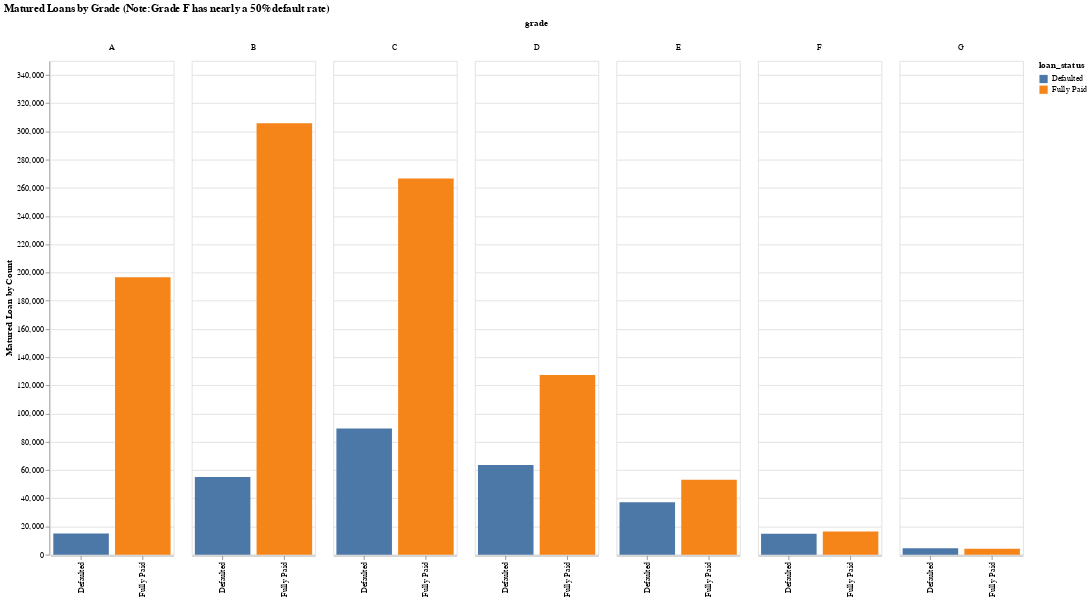

The notebook cell saved with this chart:
### Code cell
chart_data_default = eda_group_data.groupby(['grade', 'loan_status'
                                            ])['loan_status_count',
                                               'funded_amnt',
                                                    ].agg({ 'funded_amnt':'sum',
                                                            'loan_status_count':'count'
                                                          }).reset_index()

map_default_status = {0:'Defaulted', 1:'Fully Paid'}

chart_data_default['loan_status'] = chart_data_default['loan_status'].map(map_default_status)

alt.Chart(chart_data_default).mark_bar().encode(
    x=alt.X(field='loan_status',type='nominal',axis=alt.Axis(title='')),
    y=alt.Y(field='loan_status_count',type='quantitative',axis=alt.Axis(title='Matured Loan by Count')),
    color='loan_status:N',
    column = 'grade:N',
    tooltip=['loan_status:N', 'grade','funded_amnt:Q'],
).properties(width=150, height=600,title='Matured Loans by Grade (Note:Grade F has nearly a 50% default rate)')

### Figure 1 — Vega-Lite specification as saved in the notebook (floating-point values rounded to 4 significant figures)
{"$schema": "https://vega.github.io/schema/vega-lite/v2.6.0.json", "config": {"view": {"height": 300, "width": 400}}, "data": {"name": "data-844af23a0c82cbba98be2dff019a777e"}, "datasets": {"data-844af23a0c82cbba98be2dff019a777e": [{"funded_amnt": 207652625, "grade": "A", "loan_status": "Defaulted", "loan_status_count": 14941}, {"funded_amnt": 2723184900, "grade": "A", "loan_status": "Fully Paid", "loan_status_count": 196617}, {"funded_amnt": 755901400, "grade": "B", "loan_status": "Defaulted", "loan_status_count": 55106}, {"funded_amnt": 4020603625, "grade": "B", "loan_status": "Fully Paid", "loan_status_count": 305868}, {"funded_amnt": 1333423950, "grade": "C", "loan_status": "Defaulted", "loan_status_count": 89511}, {"funded_amnt": 3728886375, "grade": "C", "loan_status": "Fully Paid", "loan_status_count": 266724}, {"funded_amnt": 1023676625, "grade": "D", "loan_status": "Defaulted", "loan_status_count": 63581}, {"funded_amnt": 1899743325, "grade": "D", "loan_status": "Fully Paid", "loan_status_count": 127375}, {"funded_amnt": 675050825, "grade": "E", "loan_status": "Defaulted", "loan_status_count": 37104}, {"funded_amnt": 922213325, "grade": "E", "loan_status": "Fully Paid", "loan_status_count": 53123}, {"funded_amnt": 290343375, "grade": "F", "loan_status": "Defaulted", "loan_status_count": 14785}, {"funded_amnt": 308217500, "grade": "F", "loan_status": "Fully Paid", "loan_status_count": 16453}, {"funded_amnt": 94995550, "grade": "G", "loan_status": "Defaulted", "loan_status_count": 4623}, {"funded_amnt": 87914750, "grade": "G", "loan_status": "Fully Paid", "loan_status_count": 4229}]}, "encoding": {"color": {"field": "loan_status", "type": "nominal"}, "column": {"field": "grade", "type": "nominal"}, "tooltip": [{"field": "loan_status", "type": "nominal"}, {"field": "grade", "type": "nominal"}, {"field": "funded_amnt", "type": "quantitative"}], "x": {"axis": {"title": ""}, "field": "loan_status", "type": "nominal"}, "y": {"axis": {"title": "Matured Loan by Count"}, "field": "loan_status_count", "type": "quantitative"}}, "height": 600, "mark": "bar", "title": "Matured Loans by Grade (Note:Grade F has nearly a 50% default rate)", "width": 150}
